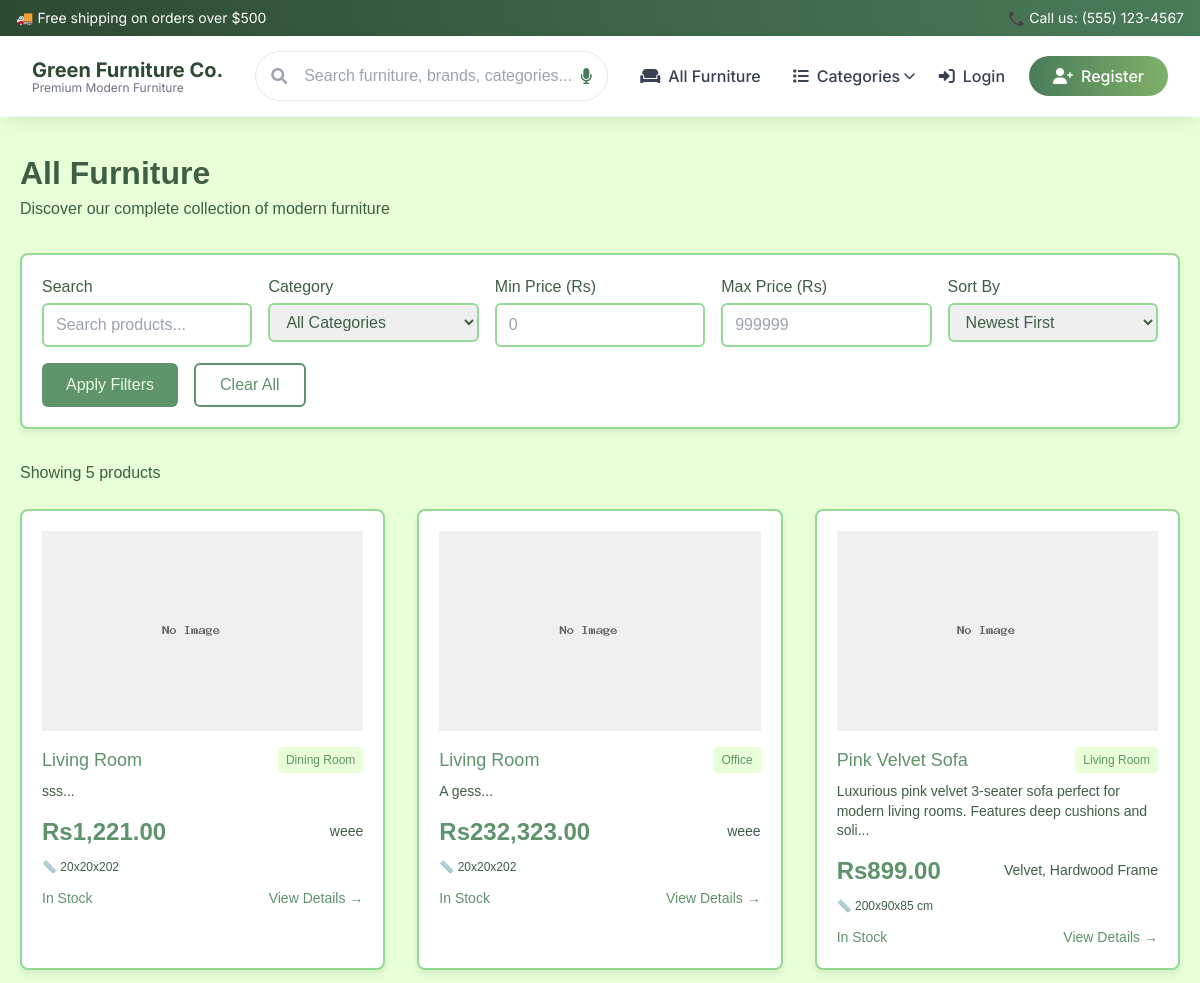
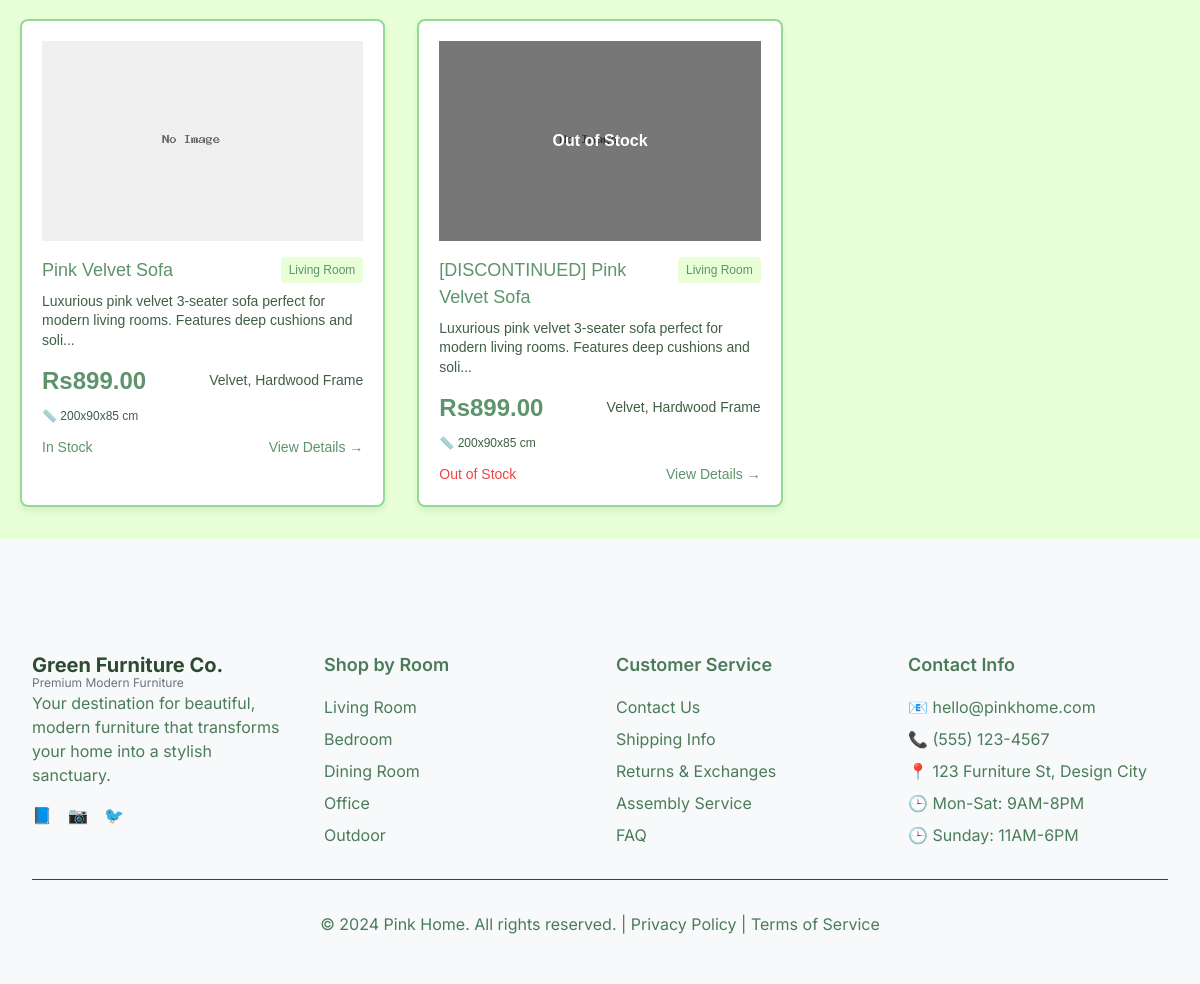
/products.php, run on the app's committed database (2 pictures, top to bottom).
### tables this page shows
CREATE TABLE `products` (
  `id` int(11) NOT NULL,
  `name` varchar(100) NOT NULL,
  `description` text DEFAULT NULL,
  `price` decimal(10,2) NOT NULL,
  `dimensions` varchar(50) DEFAULT NULL,
  `material` varchar(100) DEFAULT NULL,
  `color` varchar(50) DEFAULT NULL,
  `weight` decimal(5,2) DEFAULT NULL,
  `category_id` int(11) DEFAULT NULL,
  `stock_quantity` int(11) DEFAULT 0,
  `image_url` varchar(255) DEFAULT NULL,
  `assembly_required` tinyint(1) DEFAULT 1,
  `care_instructions` text DEFAULT NULL,
  `created_at` timestamp NOT NULL DEFAULT current_timestamp()
);

CREATE TABLE `categories` (
  `id` int(11) NOT NULL,
  `name` varchar(50) NOT NULL,
  `description` text DEFAULT NULL,
  `image_url` varchar(255) DEFAULT NULL,
  `created_at` timestamp NOT NULL DEFAULT current_timestamp(),
  `parent_id` int(11) DEFAULT NULL,
  `is_active` tinyint(1) DEFAULT 1
);

### include/functions.php (called while the page is built, shortened)
<?php
function getProductImage($product) {
    $image_url = $product['image_url'];
    if (strpos($image_url, 'http') === 0) {
        return $image_url;
    }
    if (isset($product['id'])) {
        $conn = getConnection();
        $stmt = $conn->prepare("SELECT image_url FROM product_images WHERE product_id = ? LIMIT 1");
        $stmt->execute([$product['id']]);
        $additional_image = $stmt->fetchColumn();
        if ($additional_image) {
            if (strpos($additional_image, 'http') === 0) {
                return $additional_image;
            }
            return 'images/' . $additional_image;
        }
    }
    return 'images/placeholder.jpg';
}
?>

### include/db.php (called while the page is built, shortened)
<?php
function formatPrice($price) {
    return 'Rs' . number_format($price, 2);
}
?>

### products.php (the view, shortened to what this page needs)
<?php
require_once __DIR__ . '/include/functions.php';
require_once __DIR__ . '/include/header.php';
$conn = getConnection();
$search = $_GET['search'] ?? '';
$sort = $_GET['sort'] ?? 'newest';
$min_price = $_GET['min_price'] ?? '';
$max_price = $_GET['max_price'] ?? '';
$where_conditions = [];
$params = [];
$where_clause = $where_conditions ? "WHERE " . implode(" AND ", $where_conditions) : "";
$order_clause = "ORDER BY ";
switch ($sort) {
    case 'newest':
    default:
        $order_clause .= "p.created_at DESC";
        break;
}
$stmt = $conn->prepare("
    SELECT p.*, c.name as category_name
    FROM products p
    LEFT JOIN categories c ON p.category_id = c.id
    $where_clause
    $order_clause
");
$stmt->execute($params);
$products = $stmt->fetchAll();
?>
<link rel="stylesheet" href="css/styles.css">
<div class="theme-container" style="max-width: 1200px; margin: 0 auto; padding: 32px 20px;">
    <div style="margin-bottom: 32px;">
        <h1 class="theme-heading" style="font-size: 2rem;">All Furniture</h1>
        <p class="theme-text">Discover our complete collection of modern furniture</p>
    </div>
    <div class="theme-card" style="margin-bottom: 32px;">
        <form method="GET" style="display: grid; gap: 16px;">
            <div style="display: grid; grid-template-columns: repeat(auto-fit, minmax(200px, 1fr)); gap: 16px;">
                <div>
                    <label class="theme-text" style="display: block; font-weight: 500; margin-bottom: 4px;">Search</label>
                    <input type="text" name="search" value="<?php echo htmlspecialchars($search); ?>"
                           placeholder="Search products..."
                           style="width: 100%; padding: 8px 12px; border: 2px solid var(--light-green); border-radius: 6px; outline: none;">
                </div>
                <div>
                    <label class="theme-text" style="display: block; font-weight: 500; margin-bottom: 4px;">Category</label>
                    <select name="category" style="width: 100%; padding: 8px 12px; border: 2px solid var(--light-green); border-radius: 6px; outline: none;">
                        <option value="">All Categories</option>
                    </select>
                </div>
                <div>
                    <label class="theme-text" style="display: block; font-weight: 500; margin-bottom: 4px;">Min Price (Rs)</label>
                    <input type="number" name="min_price" value="<?php echo htmlspecialchars($min_price); ?>"
                           placeholder="0"
                           style="width: 100%; padding: 8px 12px; border: 2px solid var(--light-green); border-radius: 6px; outline: none;">
                </div>
                <div>
                    <label class="theme-text" style="display: block; font-weight: 500; margin-bottom: 4px;">Max Price (Rs)</label>
                    <input type="number" name="max_price" value="<?php echo htmlspecialchars($max_price); ?>"
                           placeholder="999999"
                           style="width: 100%; padding: 8px 12px; border: 2px solid var(--light-green); border-radius: 6px; outline: none;">
                </div>
                <div>
                    <label class="theme-text" style="display: block; font-weight: 500; margin-bottom: 4px;">Sort By</label>
                    <select name="sort" style="width: 100%; padding: 8px 12px; border: 2px solid var(--light-green); border-radius: 6px; outline: none;">
                        <option value="newest" <?php echo $sort == 'newest' ? 'selected' : ''; ?>>Newest First</option>
                    </select>
                </div>
            </div>
            <div style="display: flex; gap: 16px;">
                <button type="submit" class="theme-button" style="padding: 8px 24px; border: none; border-radius: 6px; cursor: pointer;">
                    Apply Filters
                </button>
                <a href="products.php" class="theme-link" style="padding: 8px 24px; border: 2px solid var(--medium-green); border-radius: 6px; text-decoration: none; display: inline-block;">
                    Clear All
                </a>
            </div>
        </form>
    </div>
    <div style="margin-bottom: 24px;">
        <p class="theme-text">
            Showing <?php echo count($products); ?> product<?php echo count($products) != 1 ? 's' : ''; ?>
        </p>
    </div>
    <?php if (empty($products)): ?>
        <div style="text-align: center; padding: 48px 0;">
            <div style="font-size: 4rem; margin-bottom: 16px;">🔍</div>
            <h2 class="theme-heading" style="font-size: 1.5rem; margin-bottom: 16px;">No products found</h2>
            <p class="theme-text" style="margin-bottom: 32px;">Try adjusting your search criteria or browse all categories.</p>
            <a href="products.php" class="theme-button" style="padding: 12px 32px; text-decoration: none; border-radius: 8px;">
                View All Products
            </a>
        </div>
    <?php else: ?>
        <div style="display: grid; grid-template-columns: repeat(auto-fit, minmax(280px, 1fr)); gap: 32px;">
            <?php foreach ($products as $product): ?>
                <div class="theme-card" style="overflow: hidden; transition: all 0.3s ease;">
                    <a href="product-detail.php?id=<?php echo $product['id']; ?>" class="theme-link" style="text-decoration: none;">
                        <div style="position: relative; overflow: hidden; margin-bottom: 16px;">
                            <img src="<?php echo getProductImage($product); ?>"
                                 alt="<?php echo htmlspecialchars($product['name']); ?>"
                                 style="width: 100%; height: 200px; object-fit: cover; transition: transform 0.3s ease;"
                                 onmouseover="this.style.transform='scale(1.05)'"
                                 onmouseout="this.style.transform='scale(1)'"
                                 onerror="this.src='images/placeholder.jpg'">
                            <?php if ($product['stock_quantity'] == 0): ?>
                                <div style="position: absolute; inset: 0; background-color: rgba(0,0,0,0.5); display: flex; align-items: center; justify-content: center;">
                                    <span style="color: white; font-weight: 600;">Out of Stock</span>
                                </div>
                            <?php endif; ?>
                        </div>
                        <div>
                            <div style="display: flex; justify-content: space-between; align-items: flex-start; margin-bottom: 8px;">
                                <h3 class="theme-subheading" style="font-size: 1.125rem; flex: 1;">
                                    <?php echo htmlspecialchars($product['name']); ?>
                                </h3>
                                <span style="font-size: 0.75rem; color: var(--medium-green); background-color: var(--pale-green); padding: 4px 8px; border-radius: 4px; margin-left: 8px;">
                                    <?php echo htmlspecialchars($product['category_name']); ?>
                                </span>
                            </div>
                            <p class="theme-text" style="font-size: 0.875rem; margin-bottom: 12px; line-height: 1.4;">
                                <?php echo htmlspecialchars(substr($product['description'], 0, 100)) . '...'; ?>
                            </p>
                            <div style="display: flex; justify-content: space-between; align-items: center; margin-bottom: 8px;">
                                <span class="theme-heading" style="font-size: 1.5rem; color: var(--medium-green);">
                                    <?php echo formatPrice($product['price']); ?>
                                </span>
                                <span class="theme-text" style="font-size: 0.875rem;">
                                    <?php echo htmlspecialchars($product['material']); ?>
                                </span>
                            </div>
                            <div class="theme-text" style="font-size: 0.75rem; margin-bottom: 12px;">
                                📏 <?php echo htmlspecialchars($product['dimensions']); ?>
                            </div>
                            <div style="display: flex; justify-content: space-between; align-items: center;">
                                <span style="font-size: 0.875rem; color: <?php echo $product['stock_quantity'] > 0 ? 'var(--medium-green)' : '#ef4444'; ?>;">
                                    <?php echo $product['stock_quantity'] > 0 ? 'In Stock' : 'Out of Stock'; ?>
                                </span>
                                <span class="theme-link" style="font-size: 0.875rem; font-weight: 500;">
                                    View Details →
                                </span>
                            </div>
                        </div>
                    </a>
                </div>
            <?php endforeach; ?>
        </div>
    <?php endif; ?>
</div>
<?php require_once __DIR__ . '/include/footer.php'; ?>

### data on the page
products: name "Living Room", category.name "Dining Room", description "sss", price "Rs1,221.00", material "weee", dimensions "20x20x202", stock_quantity "In Stock"
products: name "Living Room", category.name "Office", description "A gess", price "Rs232,323.00", material "weee", dimensions "20x20x202", stock_quantity "In Stock"
products: name "Pink Velvet Sofa", category.name "Living Room", description "Luxurious pink velvet 3-seater sofa perfect for modern living rooms. Features deep cushions and soli", price "Rs899.00", material "Velvet, Hardwood Frame", dimensions "200x90x85 cm", stock_quantity "In Stock"
products: name "Pink Velvet Sofa", category.name "Living Room", description "Luxurious pink velvet 3-seater sofa perfect for modern living rooms. Features deep cushions and soli", price "Rs899.00", material "Velvet, Hardwood Frame", dimensions "200x90x85 cm", stock_quantity "In Stock"
products: stock_quantity "Out of Stock", name "[DISCONTINUED] Pink Velvet Sofa", category.name "Living Room", description "Luxurious pink velvet 3-seater sofa perfect for modern living rooms. Features deep cushions and soli", price "Rs899.00", material "Velvet, Hardwood Frame", dimensions "200x90x85 cm"

### other printed values
count($products) "5"
